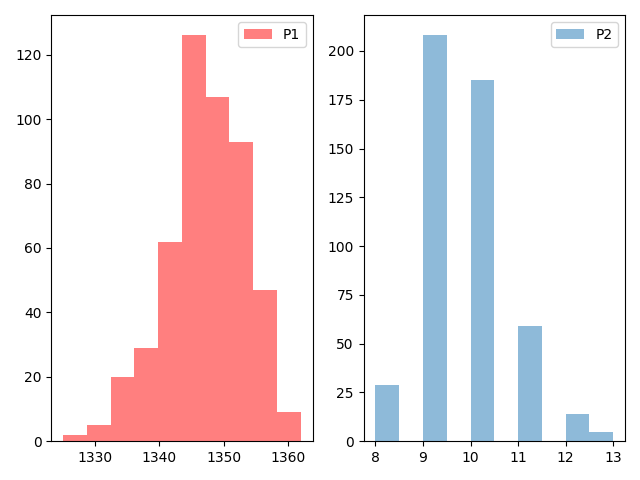

The Python source for this figure:
# This is a sample Python script.

# Press Shift+F10 to execute it or replace it with your code.
# Press Double Shift to search everywhere for classes, files, tool windows, actions, and settings.
import copy
import math
import sys
import argparse
import random
import matplotlib.pyplot as plt
import locAL
import randomDNA






if __name__ == '__main__':
    sys.setrecursionlimit(1500)
    parser = argparse.ArgumentParser()
    parser.add_argument('-m', type=int, required=True)
    parser.add_argument('-s', type=int, required=True)
    parser.add_argument('-a', action='store_true')
    args = parser.parse_args()

    wdir = "/Users/Amit Elia/Documents/BENG182/datasets/"
    print(args)

    P1 = []
    for i in range(500):
        sequences = randomDNA.get_sequences(2, 1000)
        seq1 = sequences[0]
        seq2 = sequences[1]
        bt, S, tup, max_score = locAL.regular_local_alignment(seq1, seq2, args.m, args.s, 0)
        out = locAL.outputLocalAlignment(bt, S, seq1, seq2, tup[0], tup[1])
        length = locAL.format_alignment(out, args.m, args.s, 0)[1]
        P1 += [length]
        print(i)

    P2 = []
    for i in range(500):
        sequences = randomDNA.get_sequences(2, 1000)
        seq1 = sequences[0]
        seq2 = sequences[1]
        bt, S, tup, max_score = locAL.regular_local_alignment(seq1, seq2, args.m, args.s, -20)
        out = locAL.outputLocalAlignment(bt, S, seq1, seq2, tup[0], tup[1])
        length = locAL.format_alignment(out, args.m, args.s, -20)[1]
        P2 += [length]
        print(i)

    print(P1)
    print(P2)
    fig, axs = plt.subplots(1, 2, tight_layout=True)
    axs[0].hist(P1, alpha=0.5, label='P1', color="red")
    axs[0].legend(loc='upper right')
    axs[1].hist(P2, alpha=0.5, label='P2')
    axs[1].legend(loc='upper right')
    if(args.a):
        plt.show()








# See PyCharm help at https://www.jetbrains.com/help/pycharm/
